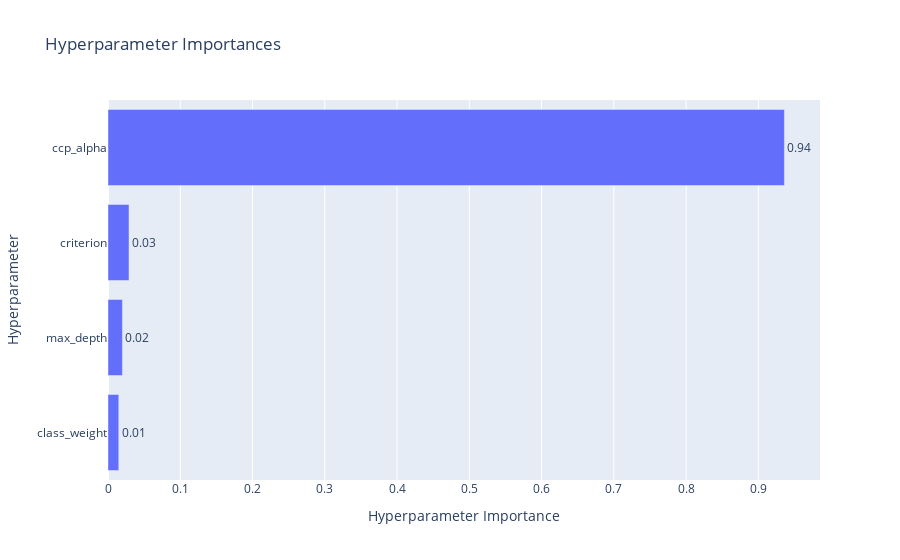
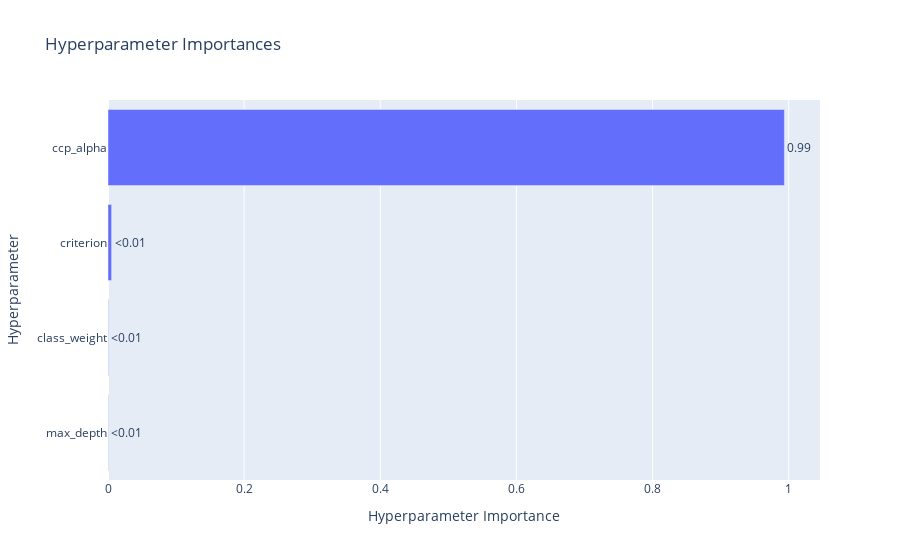

Notebook code cell kept with these figures, in order:
### Code cell
# Model Accuracy Rises Greatly, Now try with various approach of TF-IDF
SVD_Components_List = [10,20,50,100,200,400,600,800]
resultSummarization = {}
scores = []
x_train_all = SpookyProcessedTrain_Simple.drop(['author', 'text', 'id'], axis=1)
for n_components in SVD_Components_List:
    looked_SVD = pd.read_csv(f'Data/spooky-author-identification/Train_processed_TFIDFSVD_{n_components}.csv')
    x_train_all_TFIDF_SVD = pd.concat([x_train_all, looked_SVD], axis=1)
    best_value, best_params = optuna_hyperparameter_search_crossvalidation(x_train_all_TFIDF_SVD, SpookyProcessedTrain_Simple['author'], 10)
    resultSummarization[n_components] = {'best_value': best_value, 'best_params': best_params}
    scores.append(best_value)
plt.plot(SVD_Components_List, explained_variances, marker='o')
plt.xlabel('Number of Components')
plt.ylabel('Balanced Accuracy Cross Validation')
plt.title('Balanced Accuracy Cross Validation vs. Number of Components')
plt.grid(True)
plt.show()

### Figure 1 — Plotly figure (JSON) as saved in the notebook; plotly's stock layout.template omitted (floating-point values rounded to 4 significant figures)
{"data": [{"cliponaxis": false, "hovertemplate": ["class_weight (CategoricalDistribution): 0.014913873505504261<extra></extra>", "max_depth (IntDistribution): 0.019965351489909248<extra></extra>", "criterion (CategoricalDistribution): 0.029100716789410466<extra></extra>", "ccp_alpha (FloatDistribution): 0.936020058215176<extra></extra>"], "name": "Objective Value", "orientation": "h", "text": ["0.01", "0.02", "0.03", "0.94"], "textposition": "outside", "type": "bar", "x": [0.01491, 0.01997, 0.0291, 0.936], "y": ["class_weight", "max_depth", "criterion", "ccp_alpha"]}], "layout": {"title": {"text": "Hyperparameter Importances"}, "xaxis": {"title": {"text": "Hyperparameter Importance"}}, "yaxis": {"title": {"text": "Hyperparameter"}}}}

### Figure 2 — Plotly figure (JSON) as saved in the notebook; plotly's stock layout.template omitted (floating-point values rounded to 4 significant figures)
{"data": [{"cliponaxis": false, "hovertemplate": ["max_depth (IntDistribution): 0.0004651322069178666<extra></extra>", "class_weight (CategoricalDistribution): 0.0005759080994276469<extra></extra>", "criterion (CategoricalDistribution): 0.005290313790930897<extra></extra>", "ccp_alpha (FloatDistribution): 0.9936686459027235<extra></extra>"], "name": "Objective Value", "orientation": "h", "text": ["<0.01", "<0.01", "<0.01", "0.99"], "textposition": "outside", "type": "bar", "x": [0.0004651, 0.0005759, 0.00529, 0.9937], "y": ["max_depth", "class_weight", "criterion", "ccp_alpha"]}], "layout": {"title": {"text": "Hyperparameter Importances"}, "xaxis": {"title": {"text": "Hyperparameter Importance"}}, "yaxis": {"title": {"text": "Hyperparameter"}}}}
